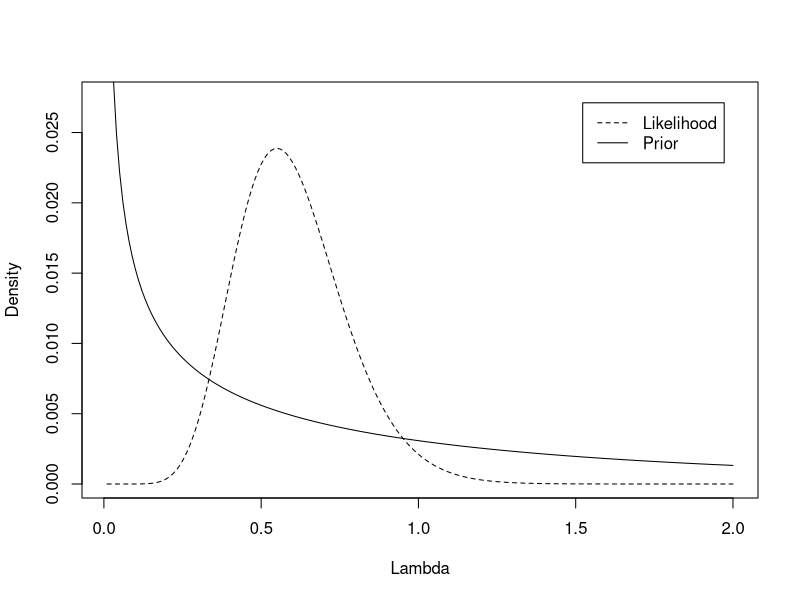
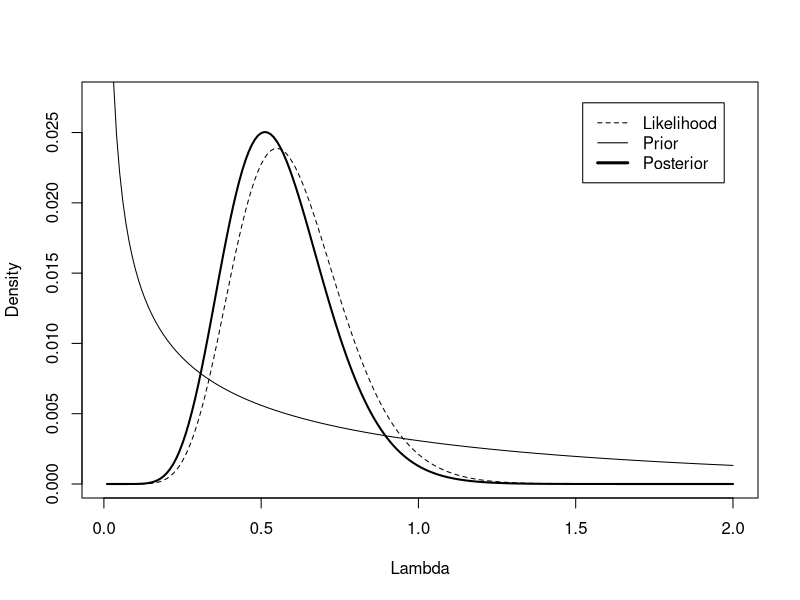
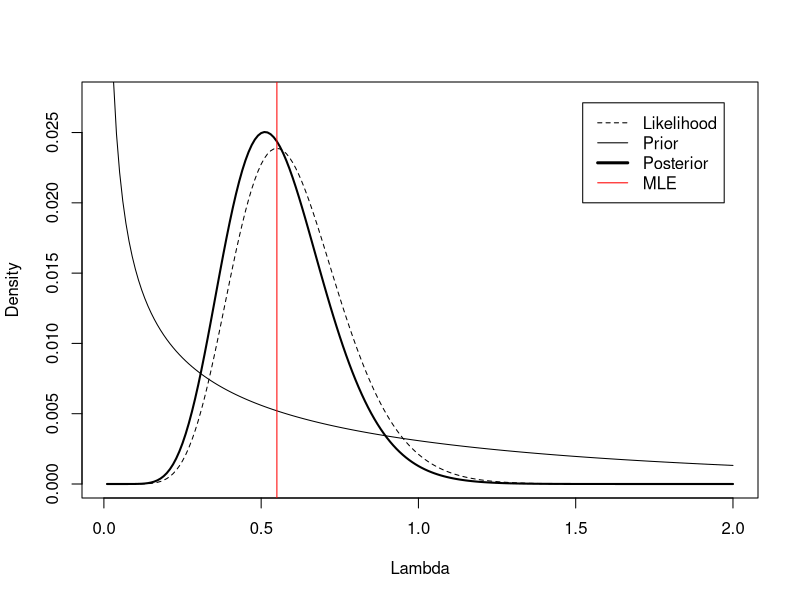
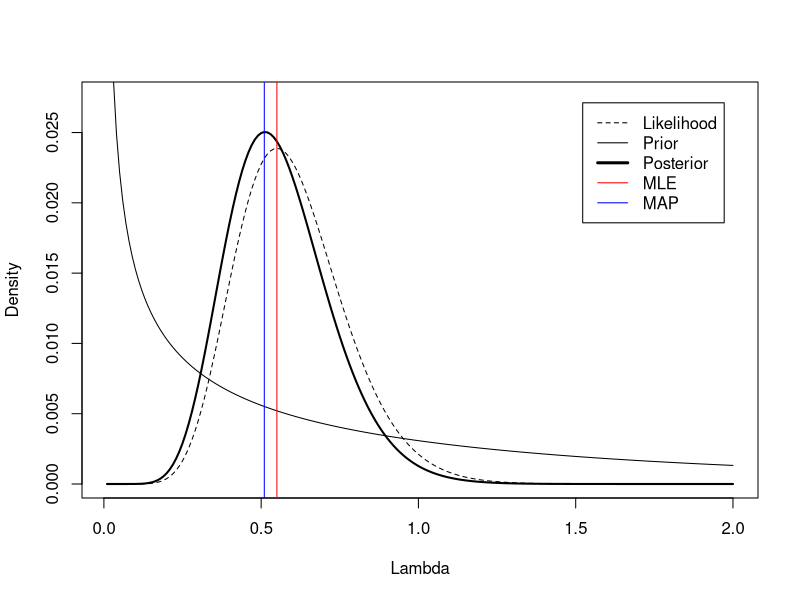

The R source for these figures, in order:
## ---- chunk 1
knitr::opts_chunk$set(echo = FALSE)
## ---- chunk 2

N      <- 20
Y      <- 11
a      <- 0.5
b      <- 0.5

grid   <- seq(0.01,2,.01)

like   <- dpois(Y,N*grid)
like   <- like/sum(like) #standardize

prior  <- dgamma(grid,a,b)
prior  <- prior/sum(prior) #standardize

post   <- like*prior
post   <- post/sum(post)

plot(grid,like,type="l",lty=2,
     xlab="Lambda",ylab="Density", ylim = c(.0001, .0275))
lines(grid,prior)
#lines(grid,post,lwd=2)

legend("topright",c("Likelihood","Prior"),
       lwd=c(1,1),lty=c(2,1),inset=0.05)

## ---- chunk 3

plot(grid,like,type="l",lty=2,
     xlab="Lambda",ylab="Density", ylim = c(.0001, .0275))
lines(grid,prior)
lines(grid,post,lwd=2)

legend("topright",c("Likelihood","Prior", "Posterior"),
       lwd=c(1,1,3),lty=c(2,1,1),inset=0.05,
       col = c("black","black","black"))

## ---- chunk 4

plot(grid,like,type="l",lty=2,
     xlab="Lambda",ylab="Density", ylim = c(.0001, .0275))
lines(grid,prior)
lines(grid,post,lwd=2)
abline(v = 11/20, col = "red")

legend("topright",c("Likelihood","Prior", "Posterior", "MLE"),
       lwd=c(1,1,3,1),lty=c(2,1,1,1),inset=0.05,
       col = c("black","black","black","red"))

## ---- chunk 5

plot(grid,like,type="l",lty=2,
     xlab="Lambda",ylab="Density", ylim = c(.0001, .0275))
lines(grid,prior)
lines(grid,post,lwd=2)
abline(v = 11/20, col = "red")
abline(v = grid[which.max(post)], col = "blue")

legend("topright",c("Likelihood","Prior", "Posterior", "MLE", "MAP"),
       lwd=c(1,1,3,1,1),lty=c(2,1,1,1,1),inset=0.05,
       col = c("black","black","black","red", "blue"))

